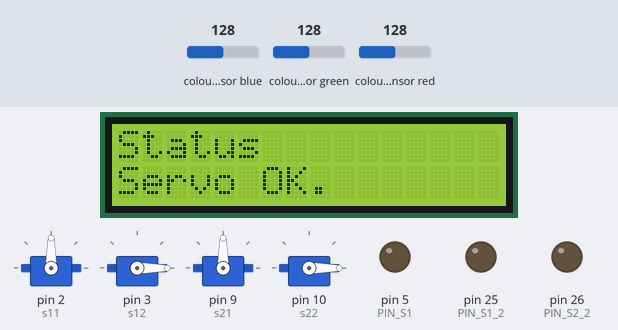
The sketch below on a simulated Arduino Mega 2560, built with avr-gcc and run on an emulated ATmega2560. On the bench: 16×2 character LCD, 4 × servo, output pins drawn as LEDs (lit = HIGH). Wiring (inferred from the names in the program): 2 × TCS3200 colour sensor: output pin 8, S2 pin 6, S3 pin 7, S0 pin 4, S1 pin 2 / output pin 28, S2 pin 9, S3 pin 27, S0 pin 24, S1 pin 3. The inputs (shaded band) are chosen by the test bench; at power-on: colour sensor blue 128, colour sensor green 128, colour sensor red 128. Pins used as bus, display or sensor lines are not drawn; what the sketch prints to the serial monitor is not drawn.

Above: at 4.4 s.
At 9.1 s:
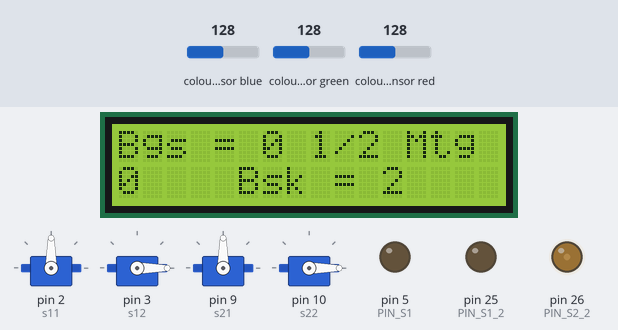
9.2 s: colour sensor blue set to 5
At 12.0 s:
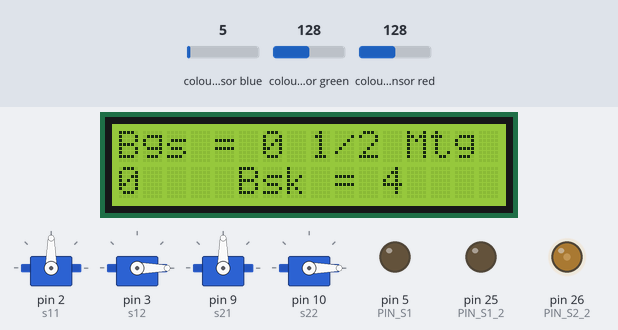
Timing chart, 0 to 18.2 s (numbered marks = the images above; inputs shaded):
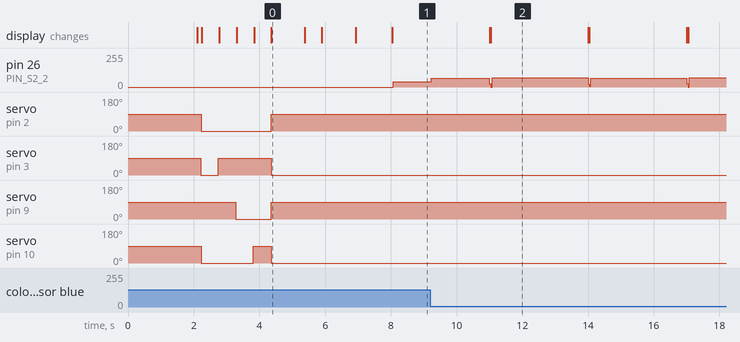

The sketch:

tomato_counter_bluetooth.ino
```cpp
#include <LiquidCrystal_I2C.h>
#include <Wire.h>

/* Tomato Counter Bluetooth
  By Ardan collabs with Muhajirin
*/

// limit dari sensor jika ada benda
int limitSensor = 800;


// pin definitions color sensor 1
#define PIN_S0 4
#define PIN_S1 5
#define PIN_S2 6
#define PIN_S3 7
#define PIN_OUT 8

// pin definitions color sensor 2
#define PIN_S0_2 24
#define PIN_S1_2 25
#define PIN_S2_2 26
#define PIN_S3_2 27
#define PIN_OUT_2 28


// library
#include <Servo.h>
#include <SoftwareSerial.h>

// data
unsigned int bagus = 0;
unsigned int setengahMatang = 0;
unsigned int busuk = 0;


// LCD
LiquidCrystal_I2C lcd(0x27, 16, 2);

void setupLCD() {
  lcd.begin(16,2);
  lcd.backlight();
  tulis("TOMATO", "Counter v1.0");
}

void tulis(String s1, String s2) {
  lcd.clear();
  lcd.setCursor(0,0);
  lcd.print(s1);
  lcd.setCursor(0,1);
  lcd.print(s2);
}


// servo
Servo s11; // servo 1 sensor 1
Servo s21; // servo 2 sensor 1
Servo s12; // servo 1 sensor 2
Servo s22; // servo 2 sensor 2


// min and max position servo
unsigned int min = 0;
unsigned int max = 90;
unsigned int servoDelay = 1500; // milli seconds


// millis for servo
long m11 = 0;
long m12 = 0;
long m21 = 0;
long m22 = 0;

// servo aktif
bool a11 = false;
bool a12 = false;
bool a21 = false;
bool a22 = false;

// check sensor aktif
bool as1 = false;
bool as2 = false;
long mas1 = 0;
long mas2 = 0;


// check millis
void checkServoMillis() {

  if(!a11 && !a12 && !a21 && !a22) {
    return;
  }

  if(a11) {
    if(millis() > m11 + servoDelay) {
      resetServo(&s11, true);
      a11 = false;
    }
  }

  if(a12) {
    if(millis() > m12 + (servoDelay * 1.5)) {
      resetServo(&s12, false);
      a12 = false;
    }
  }


  if(a21) {
    if(millis() > m21 + servoDelay) {
      resetServo(&s21, true);
      a21 = false;
    }
  }

  if(a22) {
    if(millis() > m22 + (servoDelay * 1.5)) {
      resetServo(&s22, false);
      a22 = false;
    }
  }


}


// counter
void activateCounter(Servo *srv, bool noServo) {
  if(noServo) {
    busuk++;
  } else {
    if((srv == &s11) || (srv == &s12)) {
      bagus++;
    }

    if((srv == &s21) || (srv == &s22)) {
      setengahMatang++;
    }
  }
  printDataToLCD();
}

void printDataToLCD() {
  tulis("Bgs = " + String(bagus) + " 1/2 Mtg = ", String(setengahMatang) +  "   " + " Bsk = " + String(busuk));
}

// activate servo
void activateServo(Servo *srv, bool reverse)  {


  if(reverse) {
    (*srv).write(min);
  } else {
    (*srv).write(max);
  }


  // trigger the millis counter
  if(srv == &s11 && !a11) {
    m11 = millis();
    a11 = true;
  } else if(srv == &s12 && !a12) {
    m12 = millis();
    a12 = true;
  } else if(srv == &s21 && !a21) {
    m21 = millis();
    a21 = true;
  } else if(srv == &s22 && !a22) {
    m22 = millis();
    a22 = true;
  }

  // proccess the counter
  activateCounter(srv, false);
}

// reset servo postition
void resetServo(Servo *srv, bool reverse) {

  if(reverse) {
    (*srv).write(max);
    return;
  }

  (*srv).write(min);
}


// reset all servo to its position
void resetAllServo() {
  resetServo(&s11, true);
  resetServo(&s12, false);
  resetServo(&s21, true);
  resetServo(&s22, false);
}


// setup all servo
void setupAllServo() {
  s11.attach(2);
  s12.attach(3);
  s21.attach(9);
  s22.attach(10);
}


// setup the color sensor
void setupColorSensors() {
  // sensor 1
  // set pin modes
  pinMode(PIN_S0, OUTPUT);
  pinMode(PIN_S1, OUTPUT);
  pinMode(PIN_S2, OUTPUT);
  pinMode(PIN_S3, OUTPUT);
  pinMode(PIN_OUT, INPUT);

  // set the frequency scaling to 20% (S==1; S1=0)
  digitalWrite(PIN_S0,HIGH);
  digitalWrite(PIN_S1,LOW);


  // color sensor 2
  // set pin modes
  pinMode(PIN_S0_2, OUTPUT);
  pinMode(PIN_S1_2, OUTPUT);
  pinMode(PIN_S2_2, OUTPUT);
  pinMode(PIN_S3_2, OUTPUT);
  pinMode(PIN_OUT_2, INPUT);

  // set the frequency scaling to 20% (S==1; S1=0)
  digitalWrite(PIN_S0_2,HIGH);
  digitalWrite(PIN_S1_2,LOW);
}


// global data for sensor
int frequency_red = 0;
int frequency_red2 = 0;
int frequency_green = 0;
int frequency_green2 = 0;
int frequency_blue = 0;
int frequency_blue2 = 0;

// monitoring the color sensor
void monitorSensor1() {
  digitalWrite(PIN_S2, LOW);
  digitalWrite(PIN_S3, LOW);
  frequency_red = pulseIn(PIN_OUT, LOW);
  digitalWrite(PIN_S2, HIGH);
  digitalWrite(PIN_S3, HIGH);
  frequency_green = pulseIn(PIN_OUT, LOW);
  digitalWrite(PIN_S2, LOW);
  digitalWrite(PIN_S3, HIGH);
  frequency_blue = pulseIn(PIN_OUT, LOW);
}

void monitorSensor2() {
  digitalWrite(PIN_S2_2, LOW);
  digitalWrite(PIN_S3_2, LOW);
  frequency_red2 = pulseIn(PIN_OUT_2, LOW);
  digitalWrite(PIN_S2_2, HIGH);
  digitalWrite(PIN_S3_2, HIGH);
  frequency_green2 = pulseIn(PIN_OUT_2, LOW);
  digitalWrite(PIN_S2_2, LOW);
  digitalWrite(PIN_S3_2, HIGH);
  frequency_blue2 = pulseIn(PIN_OUT_2, LOW);
}

void printDataSensor(bool s1, bool s2) {
  if(s1) {
    Serial.print("R = ");
    Serial.print(frequency_red);
    Serial.print("\tG = ");
    Serial.print(frequency_green);
    Serial.print("\tB = ");
    Serial.println(frequency_blue);
  }


  if(s2) {
    Serial.print("R2 = ");
    Serial.print(frequency_red2);
    Serial.print("\tG2 = ");
    Serial.print(frequency_green2);
    Serial.print("\tB2 = ");
    Serial.println(frequency_blue2);
  }


  if(s1 || s2) {
    Serial.println();
    delay(100);
  }


}


// buat fungsi yang mengembalikan data int
// 0 - jika buah itu bagus
// 1 - jika buah itu setengah matang
// -1 - jika buah itu busuk
int threshold(int r, int g, int b) {
  int iret = -1;

  // kalibrasi data bagus dengan sensor
  if((r < 590) && (g > 700) && (b > 600)) {
    iret = 0;
  } else if((r > 590) && (g > 700) && (b > 600)) {
    iret = 1;
  } else if(r == 0 || g == 0 || b == 0) {
    iret = -2;
  }

  // kalibrasi data 1/2 matang dengan sensor

  return iret;
}


// analisa data sensor
void analyzeDataSensor() {
   if(frequency_red > limitSensor && frequency_blue > limitSensor && frequency_green > limitSensor)  {
    // kosong
  } else {
    // ada object, gerakkan servo berdasarkan klasifikasi objek
    if(!as1) {
      as1 = true;
      mas1 = millis();
      int iret = threshold(frequency_red, frequency_green, frequency_blue);

      if(iret == 0) {
        Serial.println("Bagus S1");
        activateServo(&s11, true); // servo bagus
      } else if(iret == 1) {
        Serial.println("1/2 Matang S1");
        activateServo(&s21, true); // servo 1/2 matang
      } else if(iret == -1) {
        Serial.println("Busuk S1");
        activateCounter(&s11, true); // busuk
      }
    }


  }

  if(frequency_red2 > limitSensor && frequency_blue2 > limitSensor && frequency_green2 > limitSensor)  {
    // kosong
  } else {
    // ada object, gerakkan servo berdasarkan klasifikasi objek

    if(!as2) {
      as2 = true;
      mas2 = millis();
      int iret = threshold(frequency_red2, frequency_green2, frequency_blue2);

      if(iret == 0) {
        Serial.println("Bagus S2");
        activateServo(&s12, false); // servo bagus
      } else if(iret == 1) {
        Serial.println("1/2 Matang S2");
        activateServo(&s22, false); // servo 1/2 matang
      } else if(iret == -1) {
        Serial.println("Busuk S2");
        activateCounter(&s22, true); // busuk
      }
    }

  }
}


// sending data counter
int sendingDelay = 3000;
long blueMillis = 0;
bool isSending = false;
void sendingDataCounter() {
  if(isSending || (bagus == 0 && setengahMatang == 0 && busuk == 0)) {
    return;
  }

  isSending = true;
  blueMillis = millis();
  String data = "*" + String(bagus) + "~" + String(setengahMatang) + "~" + String(busuk) + "#";
  //blueS.println(data);
  Serial.println(data);
}

// reset all data counter
void resetAllDataCounter() {
  busuk = 0;
  setengahMatang = 0;
  bagus = 0;
}

void setup() {

  // setup lcd
  setupLCD();
  delay(2000); // delay for 2 seconds

  // setup the servos
  tulis("Status", "Test Servo...");
  setupAllServo();
  delay(100); // delay 100 milli second
  // reset servo
  resetAllServo();
  activateServo(&s11, true);
  delay(500);
  activateServo(&s12, false);
  delay(500);
  activateServo(&s21, true);
  delay(500);
  activateServo(&s22, false);
  delay(500);
  tulis("Status", "Servo OK.");
  resetAllServo();
  resetAllDataCounter();
  delay(1000);


  // setup the color sensors
  tulis("Status", "Test Sensor...");
  setupColorSensors();
  delay(500);
  tulis("Sensor", "OK.");
  delay(1000);


  // inisialisasi bluetooth
  tulis("Status", "Test Bluetooth...");
  Serial.begin(9600); // initialize serial
//  blueS.begin(9600);
  tulis("Bluetooth", "OK.");
  delay(1000);

  printDataToLCD();

}

void loop() {
  // monitoring the color sensors
  monitorSensor1();
  monitorSensor2();


  // print data sensor
  printDataSensor(false, false);


  // process data sensor
  analyzeDataSensor();

  // check servo millis
  checkServoMillis();

  // sending data to bluetooth
  sendingDataCounter();

  // cek aktif scanning data pada sensor dalam 3 detik
  if((millis() > mas1 + 3000) && as1) {
    as1 = false;
  }
  if((millis() > mas2 + 3000) && as2) {
    as2 = false;
  }

  // delay for data to sent
  if(millis() > blueMillis + sendingDelay) {
    isSending = false;
  }


}
```

Measured:
- what the display in image 0 shows lasts 1.0 s, from 4.4 s to 5.4 s
